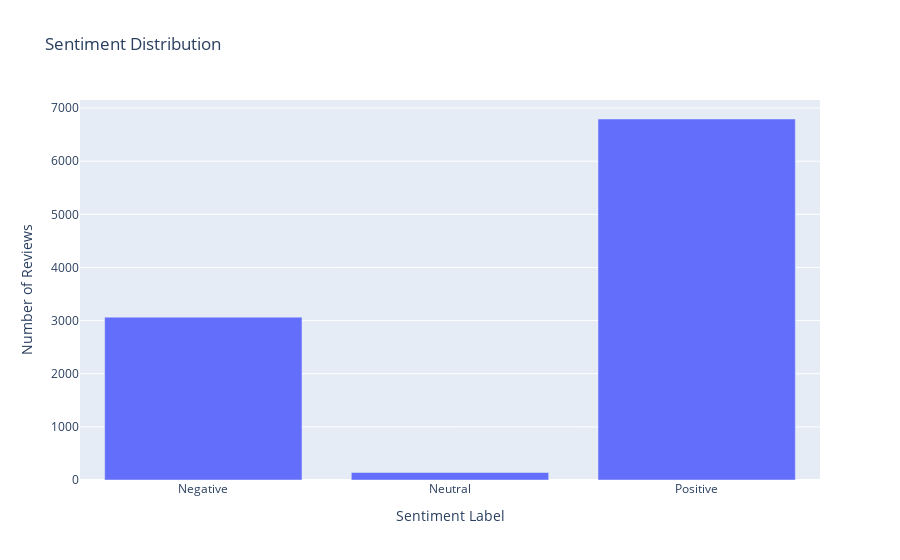

Notebook cell for this chart:
### Code cell
import plotly.graph_objs as go
# Group the reviews by sentiment label
sentiment_counts = df.groupby('sentiment_label').size().reset_index(name='count')

# Create a bar chart to visualize the distribution of sentiment labels
fig = go.Figure(data=go.Bar(x=sentiment_counts['sentiment_label'], y=sentiment_counts['count']))

# Update the layout of the chart
fig.update_layout(
    title='Sentiment Distribution',
    xaxis_title='Sentiment Label',
    yaxis_title='Number of Reviews'
)
# Display the chart
fig.show()

### Figure 1 — Plotly figure (JSON) as saved in the notebook; plotly's stock layout.template omitted (floating-point values rounded to 4 significant figures)
{"data": [{"type": "bar", "x": ["Negative", "Neutral", "Positive"], "y": [3065, 141, 6794]}], "layout": {"title": {"text": "Sentiment Distribution"}, "xaxis": {"title": {"text": "Sentiment Label"}}, "yaxis": {"title": {"text": "Number of Reviews"}}}}
